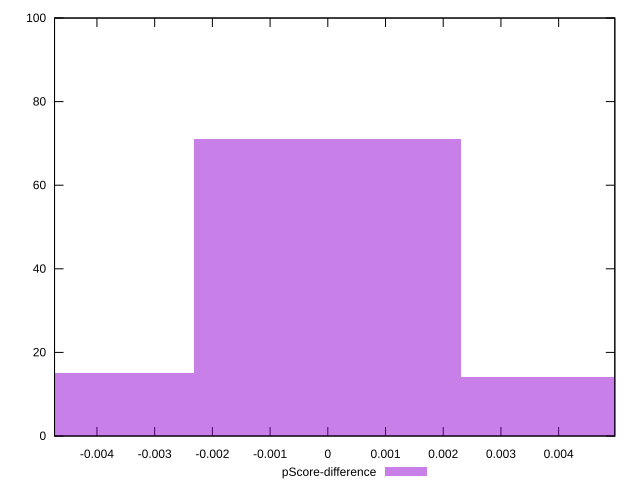

Write the gnuplot code that produced this figure.
reset

$pScoreDifference <<EOF
-0.00462891487434326 15
0 71
0.00462891487434326 14
EOF

set key outside below
set boxwidth 0.00462891487434326
set xrange [-0.004734917873613659:0.0049732858388312345]
set yrange [0:100]
set trange [0:100]
set style fill transparent solid 0.5 noborder
set terminal svg size 640, 490 enhanced background rgb 'white'
set output "reports/report_00028_2021-02-24T12-49-42.674Z/estimated-input-latency/samples/agenda/pScore-difference/histogram.svg"

plot $pScoreDifference title "pScore-difference" with boxes

reset
